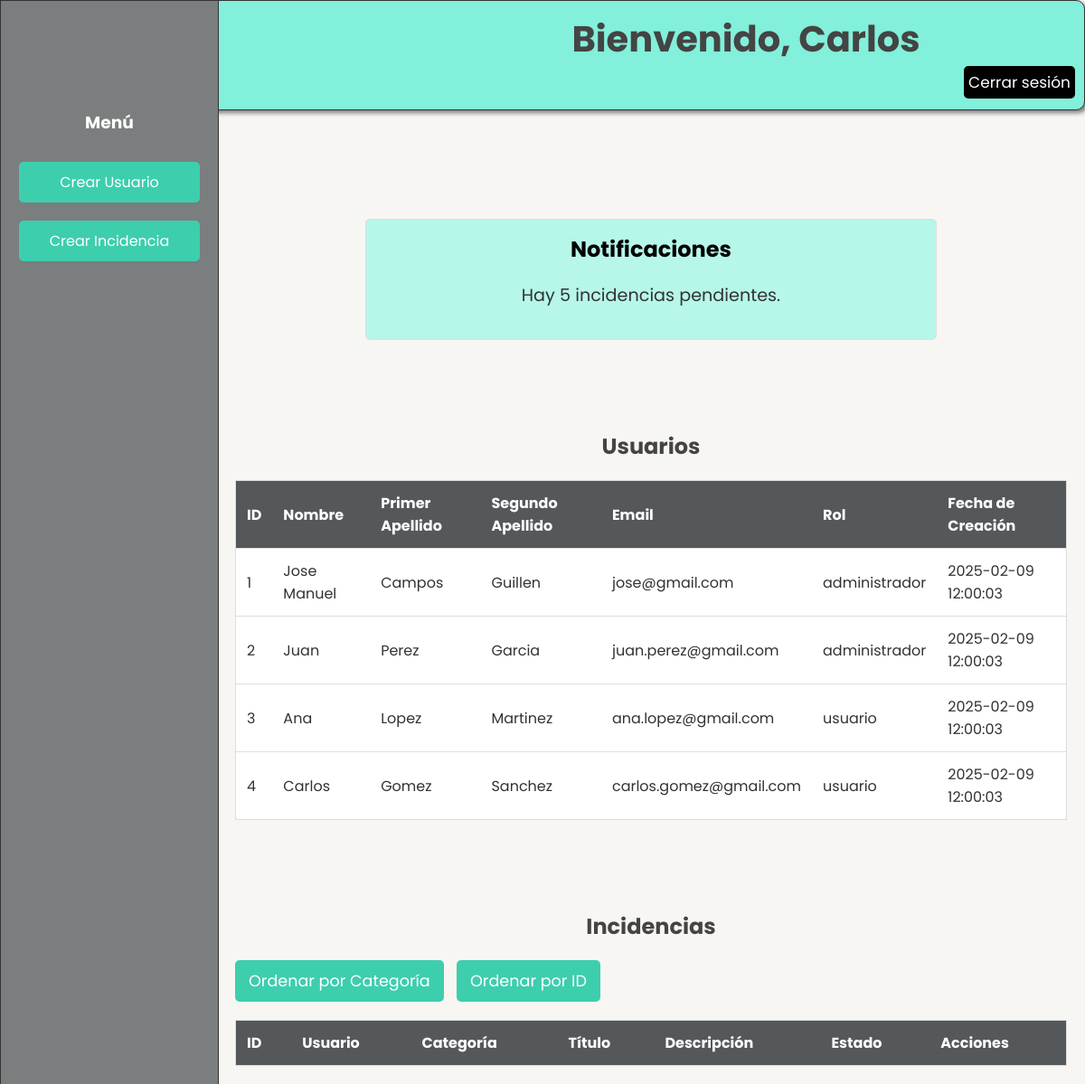
Page /admin_dashboard.php (signed in) on the committed database.
### tables this page shows
CREATE TABLE usuarios (
  id INT UNSIGNED AUTO_INCREMENT PRIMARY KEY,
  nombre VARCHAR(50) NOT NULL,
  apellido1 VARCHAR(50) NOT NULL,
  apellido2 VARCHAR(50) NOT NULL,
  email VARCHAR(50) UNIQUE NOT NULL,
  contrasenya VARCHAR(64) NOT NULL,
  rol_tipo enum('administrador','usuario') NOT NULL,
  fecha_creacion DATETIME NOT NULL,
  fecha_modificacion DATETIME NOT NULL,
  fecha_eliminacion DATETIME NULL,
  estado INT(11) NOT NULL
);

### admin_dashboard.php (the view, shortened to what this page needs)
<?php
$c = conectar();
$usuario_id = $_SESSION['usuario_id'];
try {
    $sql = "SELECT nombre FROM usuarios WHERE id = :usuario_id";
    $stmt = $c->prepare($sql);
    $stmt->bindParam(':usuario_id', $usuario_id, PDO::PARAM_INT);
    $stmt->execute();
    $usuario = $stmt->fetch(PDO::FETCH_ASSOC);
    $nombre_usuario = $usuario ? $usuario['nombre'] : 'Usuario';
} catch (PDOException $e) {
    echo "Ha ocurrido un error" . $e->getMessage();
}
try {
    $sql = "SELECT COUNT(*) as pendientes_contador FROM incidencias WHERE estado = 'pendiente'";
    $stmt = $c->query($sql);
    $incidencias = $stmt->fetch(PDO::FETCH_ASSOC);
    $pendientes_contador = $incidencias['pendientes_contador'];
} catch (PDOException $e) {
    echo "Ha ocurrido un error" . $e->getMessage();
}
?>
<!DOCTYPE html>
<html lang="es">
<head>
    <link rel="stylesheet" href="./css/admin_style.css">
</head>
<body>
    <header>
            <div class="logo-contenedor">
                <video class="logo" autoplay loop muted>
                    <source src="./img/JMCG.mp4" type="video/mp4">
                </video>
            </div>
            <div class="cabecera">
                <h1>Bienvenido, <?php echo htmlspecialchars($nombre_usuario); ?></h1>
                <a href="logout.php" class="boton-logout">Cerrar sesión</a>
            </div>
    </header>
    <div class="lateral">
        <h3>Menú</h3>
        <a href="formulario_crear_usuario.php">Crear Usuario</a>
        <a href="formulario_crear_incidencia.php">Crear Incidencia</a>
    </div>
    <div class="contenido-principal">
        <div class="notificaciones" id="notificaciones" style="display: <?= $pendientes_contador > 0 ? 'block' : 'none' ?>;">
            <h3>Notificaciones</h3>
            <?php if ($pendientes_contador > 0): ?>
                <p>Hay <?= $pendientes_contador ?> incidencias pendientes.</p>
            <?php endif; ?>
        </div>
        <h2>Usuarios</h2>
        <table>
            <thead>
                <tr>
                    <th>ID</th>
                    <th>Nombre</th>
                    <th>Primer Apellido</th>
                    <th>Segundo Apellido</th>
                    <th>Email</th>
                    <th>Rol</th>
                    <th>Fecha de Creación</th>
                </tr>
            </thead>
            <tbody>
                <?php
                $sql = "SELECT id, nombre, apellido1, apellido2, email, rol_tipo, fecha_creacion FROM usuarios";
                $stmt = $c->query($sql);
                while ($linea = $stmt->fetch(PDO::FETCH_ASSOC)) {
                    echo "<tr>";
                    echo "<td>" . htmlspecialchars($linea['id']) . "</td>";
                    echo "<td>" . htmlspecialchars($linea['nombre']) . "</td>";
                    echo "<td>" . htmlspecialchars($linea['apellido1']) . "</td>";
                    echo "<td>" . htmlspecialchars($linea['apellido2']) . "</td>";
                    echo "<td>" . htmlspecialchars($linea['email']) . "</td>";
                    echo "<td>" . htmlspecialchars($linea['rol_tipo']) . "</td>";
                    echo "<td>" . htmlspecialchars($linea['fecha_creacion']) . "</td>";
                    echo "</tr>";
                }
                ?>
            </tbody>
        </table>
        <h2>Incidencias</h2>
        <a href="?ordenar_por=categoria" class="ordenar-categoria">Ordenar por Categoría</a>
        <a href="?ordenar_por=id" class="ordenar-id">Ordenar por ID</a>
        <table>
            <thead>
                <tr>
                    <th>ID</th>
                    <th>Usuario</th>
                    <th>Categoría</th>
                    <th>Título</th>
                    <th>Descripción</th>
                    <th>Estado</th>
                    <th>Acciones</th>
                </tr>
            </thead>
        </table>
    </div>
</body>
</html>

### css/admin_style.css (style rules this page uses)
body { font-family: 'Poppins', sans-serif; color: #333; margin: 0; padding: 0; background-color: #f7f5f1d8; background-size: 100% 100%; background-repeat: no-repeat; height: 100%; min-height: 100vh; }
h1 { color: #444; text-align: center; margin-top: 100px; margin: 0; font-size: 40px; }
h2 { color: #444; text-align: center; margin-top: 100px; }
h3 { color: #ffffff; text-align: center; margin-top: 100px; }
header { height: 100px; display: flex; align-items: center; background-color: #82f0da; border: 1px solid #333; border-radius: 10px; box-shadow: 3px 3px 5px rgba(0, 0, 0, 0.5); margin-left: 220px; padding: 10px; }
.cabecera { width: 100%; }
.logo { width: 200px; height: 100px; object-fit: cover; position: relative; margin-left: 30px; }
.boton-logout { text-decoration: none; color: #fff; background-color: #000000 ; padding: 5px; border-radius: 5px; font-size: 17px; float: right; }
.lateral { position: fixed; top: 0; left: 0; height: 100%; width: 200px; background-color: #7a7e7e; color: #fff; display: flex; flex-direction: column; padding: 20px; border: 1px solid #333; }
.lateral a { text-decoration: none; color: #fff; background-color: #3dceae; padding: 10px; margin: 10px 0; border-radius: 5px; text-align: center; font-size: 1rem; }
.contenido-principal { margin-left: 230px; padding: 20px; padding-left: 30px; padding-right: 20px; box-sizing: border-box; }
#notificaciones { background-color: #b6f7e9; border: 1px solid #ddd; padding: 15px; border-radius: 5px; margin-top: 100px; max-width: 600px; margin-left: auto; margin-right: auto; text-align: center; }
#notificaciones h3 { color: #000000; margin: 0 0 10px 0; font-size: 1.5rem; }
#notificaciones p { color: #333; font-size: 1.2rem; }
table { width: 100%; max-width: 100%; border-collapse: collapse; background-color: #ffffff; border: 1px solid #ddd; border-radius: 8px; }
table th, table td { text-align: left; padding: 12px; border-bottom: 1px solid #ddd; }
table th { background-color: #55585a; color: #ffffff; }
.ordenar-categoria, .ordenar-id { display: inline-block; background-color: #3dceae; color: #fff; padding: 10px 15px; margin-bottom: 20px; margin-right: 10px; text-decoration: none; font-size: 1.1em; border-radius: 5px; transition: background-color 0.3s ease, transform 0.2s ease; border: none; }

### rows in the picture
usuarios: nombre "Carlos", id "4", apellido1 "Gomez", apellido2 "Sanchez", email "carlos.gomez@gmail.com", rol_tipo "usuario", fecha_creacion "2025-02-09 12:00:03"
usuarios: id "1", nombre "Jose Manuel", apellido1 "Campos", apellido2 "Guillen", email "jose@gmail.com", rol_tipo "administrador", fecha_creacion "2025-02-09 12:00:03"
usuarios: id "2", nombre "Juan", apellido1 "Perez", apellido2 "Garcia", email "juan.perez@gmail.com", rol_tipo "administrador", fecha_creacion "2025-02-09 12:00:03"
usuarios: id "3", nombre "Ana", apellido1 "Lopez", apellido2 "Martinez", email "ana.lopez@gmail.com", rol_tipo "usuario", fecha_creacion "2025-02-09 12:00:03"

### other values in the picture
$pendientes_contador "5"
